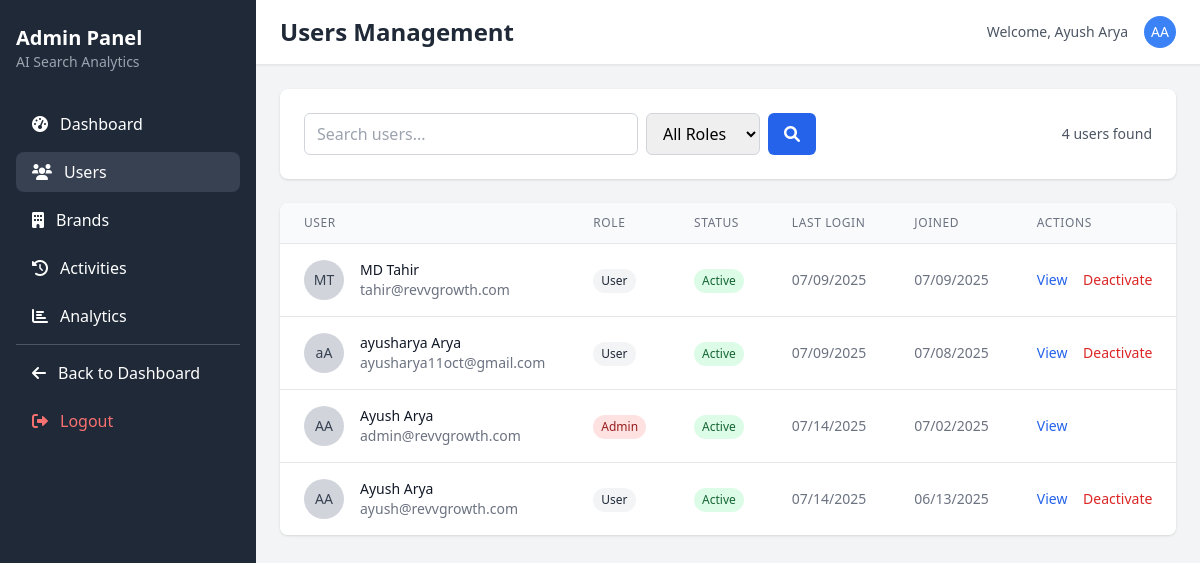
The app's page /admin/users (signed in) with its own data.
### app/models/user.py (models this page shows, shortened)
class User(UserMixin, db.Model):
    __tablename__ = 'users'
    id = db.Column(db.Integer, primary_key=True)
    email = db.Column(db.String(120), unique=True, nullable=False)
    username = db.Column(db.String(80), unique=True, nullable=False)
    password_hash = db.Column(db.String(255), nullable=False)
    first_name = db.Column(db.String(50), nullable=False)
    last_name = db.Column(db.String(50), nullable=False)
    company = db.Column(db.String(100))
    role = db.Column(db.String(20), default='user')  # user, admin, manager
    is_active = db.Column(db.Boolean, default=True)
    created_at = db.Column(db.DateTime, default=datetime.utcnow)
    last_login = db.Column(db.DateTime)
    brands = db.relationship('Brand', backref='owner', lazy=True)
    ai_overviews = db.relationship('AIOverview', backref='user', lazy=True)
    preferences = db.relationship('UserPreference', backref='user', uselist=False, lazy=True)
    def is_admin(self):
        return self.role == 'admin'
    def get_full_name(self):
        return f"{self.first_name} {self.last_name}"

### app/routes/admin.py (the view, shortened to what this page needs)
@admin_bp.route('/users')
@login_required
@admin_required
def users():
    page = request.args.get('page', 1, type=int)
    search = request.args.get('search', '')
    role_filter = request.args.get('role', '')
    query = User.query
    if role_filter:
        query = query.filter(User.role == role_filter)
    users = query.order_by(desc(User.created_at)).paginate(
        page=page, per_page=20, error_out=False
    )
    return render_template('admin/users.html', users=users, search=search, role_filter=role_filter)

### app/routes/admin.py (called while the page is built)
def admin_required(f):
    @wraps(f)
    def decorated_function(*args, **kwargs):
        if not current_user.is_authenticated or not current_user.is_admin():
            abort(403)
        return f(*args, **kwargs)
    decorated_function.__name__ = f.__name__
    return decorated_function

### app/templates/admin/users.html (shortened to what this page needs)
{% extends "admin/base.html" %}
{% block page_title %}Users Management{% endblock %}
{% block content %}
<div class="space-y-6">
    <div class="bg-white rounded-lg shadow p-6">
        <form method="GET" class="flex flex-col md:flex-row md:items-center md:justify-between space-y-4 md:space-y-0">
            <div class="flex-1 max-w-lg">
                <div class="flex space-x-2">
                    <input type="text"
                           name="search"
                           value="{{ search }}"
                           placeholder="Search users..."
                           class="flex-1 px-3 py-2 border border-gray-300 rounded-md focus:outline-none focus:ring-2 focus:ring-blue-500">
                    <select name="role"
                            class="px-3 py-2 border border-gray-300 rounded-md focus:outline-none focus:ring-2 focus:ring-blue-500">
                        <option value="">All Roles</option>
                    </select>
                    <button type="submit"
                            class="px-4 py-2 bg-blue-600 text-white rounded-md hover:bg-blue-700">
                        <i class="fas fa-search"></i>
                    </button>
                </div>
            </div>
            <div class="text-sm text-gray-600">
                {{ users.total }} user{{ 's' if users.total != 1 else '' }} found
            </div>
        </form>
    </div>
    <div class="bg-white shadow rounded-lg overflow-hidden">
        {% if users.items %}
            <table class="min-w-full divide-y divide-gray-200">
                <thead class="bg-gray-50">
                    <tr>
                        <th class="px-6 py-3 text-left text-xs font-medium text-gray-500 uppercase tracking-wider">User</th>
                        <th class="px-6 py-3 text-left text-xs font-medium text-gray-500 uppercase tracking-wider">Role</th>
                        <th class="px-6 py-3 text-left text-xs font-medium text-gray-500 uppercase tracking-wider">Status</th>
                        <th class="px-6 py-3 text-left text-xs font-medium text-gray-500 uppercase tracking-wider">Last Login</th>
                        <th class="px-6 py-3 text-left text-xs font-medium text-gray-500 uppercase tracking-wider">Joined</th>
                        <th class="px-6 py-3 text-left text-xs font-medium text-gray-500 uppercase tracking-wider">Actions</th>
                    </tr>
                </thead>
                <tbody class="bg-white divide-y divide-gray-200">
                    {% for user in users.items %}
                    <tr class="hover:bg-gray-50">
                        <td class="px-6 py-4 whitespace-nowrap">
                            <div class="flex items-center">
                                <div class="flex-shrink-0 h-10 w-10">
                                    <div class="h-10 w-10 rounded-full bg-gray-300 flex items-center justify-center">
                                        <span class="text-sm font-medium text-gray-700">{{ user.first_name[0] }}{{ user.last_name[0] }}</span>
                                    </div>
                                </div>
                                <div class="ml-4">
                                    <div class="text-sm font-medium text-gray-900">{{ user.get_full_name() }}</div>
                                    <div class="text-sm text-gray-500">{{ user.email }}</div>
                                </div>
                            </div>
                        </td>
                        <td class="px-6 py-4 whitespace-nowrap">
                            <span class="inline-flex px-2 py-1 text-xs font-medium rounded-full
                                {% if user.role == 'admin' %}bg-red-100 text-red-800
                                {% elif user.role == 'manager' %}bg-blue-100 text-blue-800
                                {% else %}bg-gray-100 text-gray-800
                                {% endif %}">
                                {{ user.role.title() }}
                            </span>
                        </td>
                        <td class="px-6 py-4 whitespace-nowrap">
                            <span class="inline-flex px-2 py-1 text-xs font-medium rounded-full
                                {% if user.is_active %}bg-green-100 text-green-800{% else %}bg-red-100 text-red-800{% endif %}">
                                {% if user.is_active %}Active{% else %}Inactive{% endif %}
                            </span>
                        </td>
                        <td class="px-6 py-4 whitespace-nowrap text-sm text-gray-500">
                            {% if user.last_login %}
                                {{ user.last_login.strftime('%m/%d/%Y') }}
                            {% else %}
                                Never
                            {% endif %}
                        </td>
                        <td class="px-6 py-4 whitespace-nowrap text-sm text-gray-500">
                            {{ user.created_at.strftime('%m/%d/%Y') if user.created_at else 'N/A' }}
                        </td>
<td class="px-6 py-4 whitespace-nowrap text-sm font-medium">
    <a href="{{ url_for('admin.user_detail', user_id=user.id) }}"
       class="text-blue-600 hover:text-blue-900 mr-3">
        View
    </a>
    {% if user.id != current_user.id %}
        <button onclick="toggleStatus({{ user.id }}, {{ user.is_active | lower }})"
                class="text-{% if user.is_active %}red{% else %}green{% endif %}-600 hover:text-{% if user.is_active %}red{% else %}green{% endif %}-900 mr-3">
            {% if user.is_active %}Deactivate{% else %}Activate{% endif %}
        </button>
    {% endif %}
</td>
                    </tr>
                    {% endfor %}
                </tbody>
            </table>
        {% else %}
            <div class="text-center py-12">
                <i class="fas fa-users text-4xl text-gray-300 mb-4"></i>
                <h3 class="text-lg font-medium text-gray-900 mb-2">No users found</h3>
                <p class="text-gray-500">No users match your search criteria.</p>
            </div>
        {% endif %}
    </div>
</div>
{% endblock %}

### app/templates/admin/base.html (shortened to what this page needs)
<!DOCTYPE html>
<html lang="en">
<head>
    <script src="https://cdn.tailwindcss.com"></script>
    <link href="https://cdnjs.cloudflare.com/ajax/libs/font-awesome/6.0.0/css/all.min.css" rel="stylesheet">
</head>
<body class="bg-gray-100">
    <div class="flex h-screen">
        <div class="bg-gray-800 text-white w-64 min-h-screen px-4 py-6">
            <div class="mb-8">
                <h1 class="text-xl font-bold">Admin Panel</h1>
                <p class="text-gray-400 text-sm">AI Search Analytics</p>
            </div>
            <nav class="space-y-2">
                <a href="{{ url_for('admin.dashboard') }}"
                   class="flex items-center px-4 py-2 rounded-lg hover:bg-gray-700 {{ 'bg-gray-700' if request.endpoint == 'admin.dashboard' }}">
                    <i class="fas fa-tachometer-alt mr-3"></i>
                    Dashboard
                </a>
                <a href="{{ url_for('admin.users') }}"
                   class="flex items-center px-4 py-2 rounded-lg hover:bg-gray-700 {{ 'bg-gray-700' if request.endpoint == 'admin.users' }}">
                    <i class="fas fa-users mr-3"></i>
                    Users
                </a>
                <a href="{{ url_for('admin.brands') }}"
                   class="flex items-center px-4 py-2 rounded-lg hover:bg-gray-700 {{ 'bg-gray-700' if request.endpoint == 'admin.brands' }}">
                    <i class="fas fa-building mr-3"></i>
                    Brands
                </a>
                <a href="{{ url_for('admin.activities') }}"
                   class="flex items-center px-4 py-2 rounded-lg hover:bg-gray-700 {{ 'bg-gray-700' if request.endpoint == 'admin.activities' }}">
                    <i class="fas fa-history mr-3"></i>
                    Activities
                </a>
                <a href="{{ url_for('admin.analytics') }}"
                   class="flex items-center px-4 py-2 rounded-lg hover:bg-gray-700 {{ 'bg-gray-700' if request.endpoint == 'admin.analytics' }}">
                    <i class="fas fa-chart-bar mr-3"></i>
                    Analytics
                </a>
                <hr class="my-4 border-gray-600">
                <a href="{{ url_for('dashboard.index') }}"
                   class="flex items-center px-4 py-2 rounded-lg hover:bg-gray-700">
                    <i class="fas fa-arrow-left mr-3"></i>
                    Back to Dashboard
                </a>
                <a href="{{ url_for('auth.logout') }}"
                   class="flex items-center px-4 py-2 rounded-lg hover:bg-gray-700 text-red-400">
                    <i class="fas fa-sign-out-alt mr-3"></i>
                    Logout
                </a>
            </nav>
        </div>
        <div class="flex-1 flex flex-col overflow-hidden">
            <header class="bg-white shadow-sm border-b px-6 py-4">
                <div class="flex items-center justify-between">
                    <h1 class="text-2xl font-semibold text-gray-800">
                        {% block page_title %}Admin Dashboard{% endblock %}
                    </h1>
                    <div class="flex items-center space-x-4">
                        <span class="text-sm text-gray-600">
                            Welcome, {{ current_user.get_full_name() }}
                        </span>
                        <div class="w-8 h-8 bg-blue-500 rounded-full flex items-center justify-center text-white text-sm font-medium">
                            {{ current_user.first_name[0] }}{{ current_user.last_name[0] }}
                        </div>
                    </div>
                </div>
            </header>
            <main class="flex-1 overflow-y-auto p-6">
                {% block content %}{% endblock %}
            </main>
        </div>
    </div>
</body>
</html>

### records on screen
User: get_full_name "Ayush Arya", first_name "A", last_name "A", email "admin@revvgrowth.com", role "Admin", is_active "Active", last_login "07/14/2025", created_at "07/02/2025"
User: first_name "M", last_name "T", get_full_name "MD Tahir", email "tahir@revvgrowth.com", role "User", is_active "Active", last_login "07/09/2025", created_at "07/09/2025"
User: first_name "a", last_name "A", get_full_name "ayusharya Arya", email "ayusharya11oct@gmail.com", role "User", is_active "Active", last_login "07/09/2025", created_at "07/08/2025"
User: first_name "A", last_name "A", get_full_name "Ayush Arya", email "ayush@revvgrowth.com", role "User", is_active "Active", last_login "07/14/2025", created_at "06/13/2025"

### other values on screen
{{ users.total }} "4"
{{ 's' if users.total != 1 else '' }} "s"
